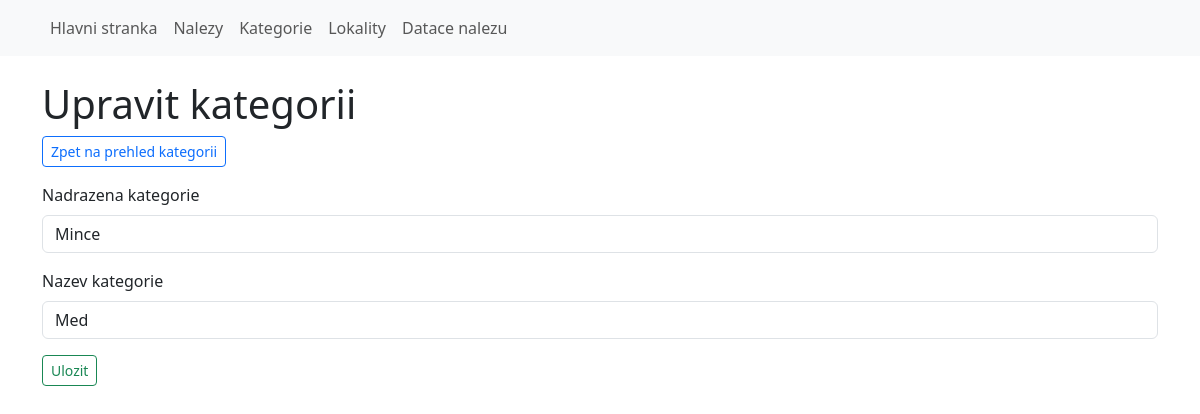
Before: /categories/edit/4 with the older database file.
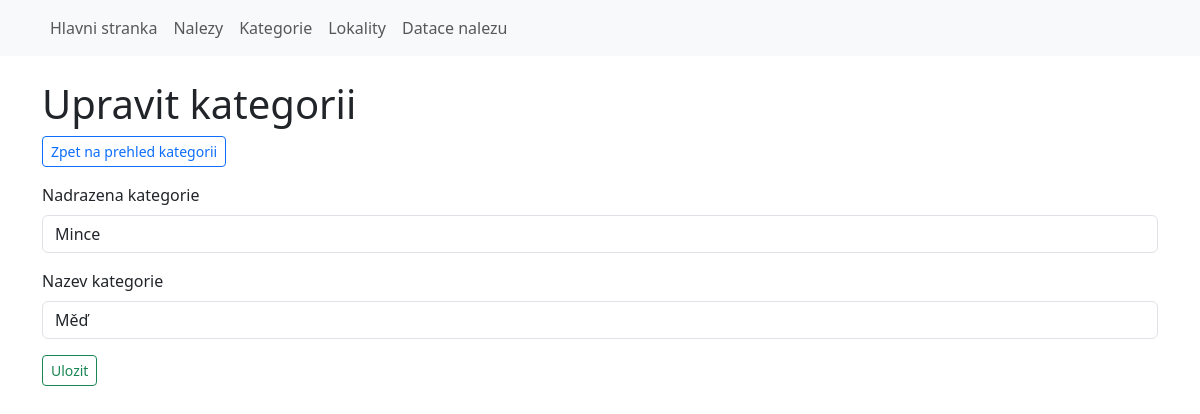
After: the same page with the newer database file.
### models.py (models this page shows, shortened)
class Categories(Base):
    __tablename__ = 'categories'
    id = Column(Integer, primary_key=True)
    parent_id = Column(Integer, ForeignKey('categories.id'), nullable=True)
    title = Column(String, nullable=False, unique=True)
    children = relationship('Categories', backref=backref('parent', remote_side=[id]), cascade='all, delete-orphan')
    def select_choices(self, non_list=0):
        print(non_list)
        choices = [(self.id, self.title)]
        for child in self.children:
            if child.id != int(non_list):
                choices.extend([(child.id, f' -- {child.title}')])
        return choices

### app.py (the view, shortened to what this page needs)
@app.route('/categories/edit/<category_id>', methods=['GET', 'POST'])
def edit_category(category_id):
    category = Categories.query.get(category_id)
    if category:
        form = CategoryForm(request.form)
        parents = select_parents('categories', category_id)
        form.parent_id.choices = parents
        form.title.data = category.title
        form.parent_id.data = category.parent_id
        return render_template('edit_category.html', form=form)
    else:
        flash('Kategorie nenalezena!', 'error')
        return redirect(url_for('categories'))

### forms.py
class CategoryForm(FlaskForm):
    title = StringField('Nazev kategorie', validators=[validators.DataRequired()])
    parent_id = SelectField('Nadrazena kategorie', coerce=int, validate_choice=False)
    submit = SubmitField('Ulozit')

### app.py (called while the page is built, shortened)
def select_parents(model, item_id = 0):
    p = [(0, 'Nema nadrazenou kategorii')]
    if model == 'categories':
        categories = Categories.query.filter(
            or_(
                Categories.parent_id == 0,
                Categories.parent_id == None
            )
        ).all()
        for c in categories:
            p.extend(Categories.select_choices(c, item_id))
    return p

@app.teardown_appcontext
def shutdown_session(exception=None):
    db_session.remove()

### templates/edit_category.html (shortened to what this page needs)
{% extends 'base.html' %}
{% block content %}
<h1>Upravit kategorii</h1>
<p><a class="btn btn-outline-primary btn-sm" href="{{ url_for('categories') }}" role="button">Zpet na prehled kategorii</a></p>
<form action name="add_dating" method="POST" class="form" role="form">
    <div class="mb-3">
        {{ form.parent_id.label(class="form-label") }}
        {% if form.parent_id.data == None %}
            {{ form.parent_id(class="form-control", disabled=True) }}
        {% else %}
            {{ form.parent_id(class="form-control") }}
        {% endif %}
    </div>
    <div class="mb-3 required">
        {{ form.title.label(class="form-label") }}
        {{ form.title(class="form-control") }}
    </div>
    <button type="submit" class="btn btn-outline-success btn-sm">Ulozit</button>
</form>
{% endblock %}

Changed rows visible on the page:
changed Categories "Mince": title "Med" → "Měď"
